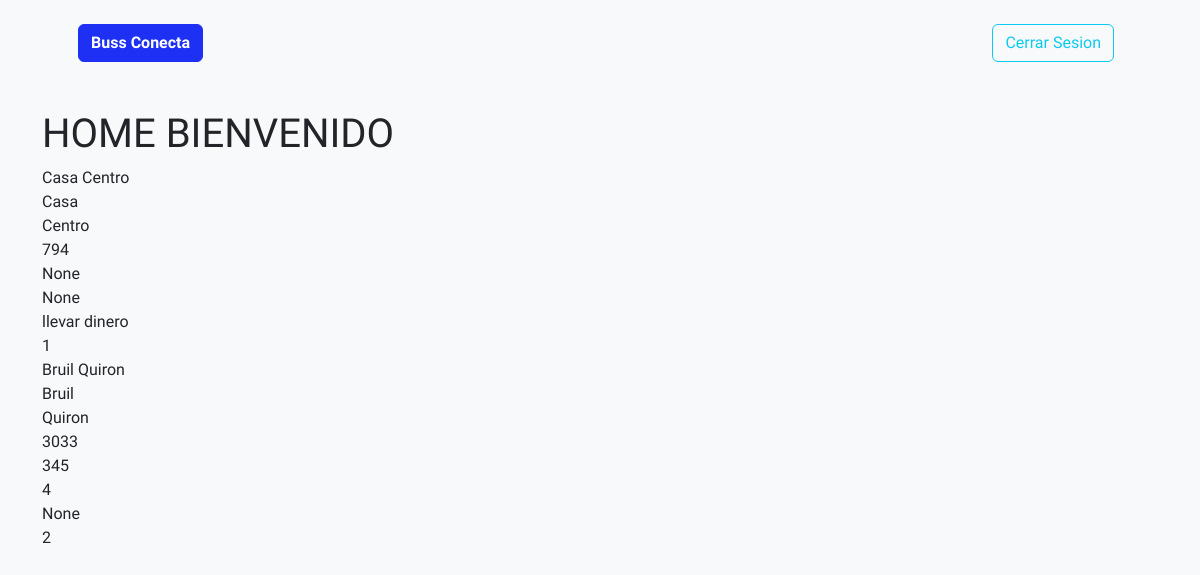
Page /home (signed in) on the committed database.
### AppBussConecta/models.py (models this page shows)
class historial(models.Model):
    tiempo_creado = models.DateTimeField(auto_now_add=True)
    inicio = models.CharField(max_length=50)
    final = models.CharField(max_length=50)
    poste_1 = models.IntegerField(validators=[MinValueValidator(1), MaxValueValidator(1000000)])
    poste_2 = models.IntegerField(validators=[MinValueValidator(1), MaxValueValidator(1000000)], blank=True, null=True)
    poste_3 = models.IntegerField(validators=[MinValueValidator(1), MaxValueValidator(1000000)], blank=True, null=True)
    notas =  models.CharField(max_length = 500, blank=True, null=True )
    def __str__(self):
        return (f'{self.inicio} {self.final}')

### AppBussConecta/views.py (the view)
# urls.py: path('home', views.home , name='home'),
def home(request):
    historia_records = historial.objects.all()
    return render(request, 'home.html' , {'historia_records':historia_records})

### AppBussConecta/templates/home.html (shortened to what this page needs)
{% extends "base.html" %}
{% load static %}
{% block content %}
    {% if user.is_authenticated %}
    <h1> HOME BIENVENIDO </h1>
        {% if historia_records %}
            {% for cada_historial_de_records in historia_records %}
                {{ cada_historial_de_records}}<br/>
                {{ cada_historial_de_records.inicio}}<br/>
                {{ cada_historial_de_records.final}}<br/>
                {{ cada_historial_de_records.poste_1}}<br/>
                {{ cada_historial_de_records.poste_2}}<br/>
                {{ cada_historial_de_records.poste_3}}<br/>
                {{ cada_historial_de_records.notas}}<br/>
                {{ cada_historial_de_records.id}}<br/>
            {% endfor %}
        {% endif %}
    {% endif %}
{% endblock  %}

### rows in the picture
historial: inicio+final "Casa Centro", inicio "Casa", final "Centro", poste_1 "794", poste_2 "None", poste_3 "None", notas "llevar dinero", id "1"
historial: inicio+final "Bruil Quiron", inicio "Bruil", final "Quiron", poste_1 "3033", poste_2 "345", poste_3 "4", notas "None", id "2"
